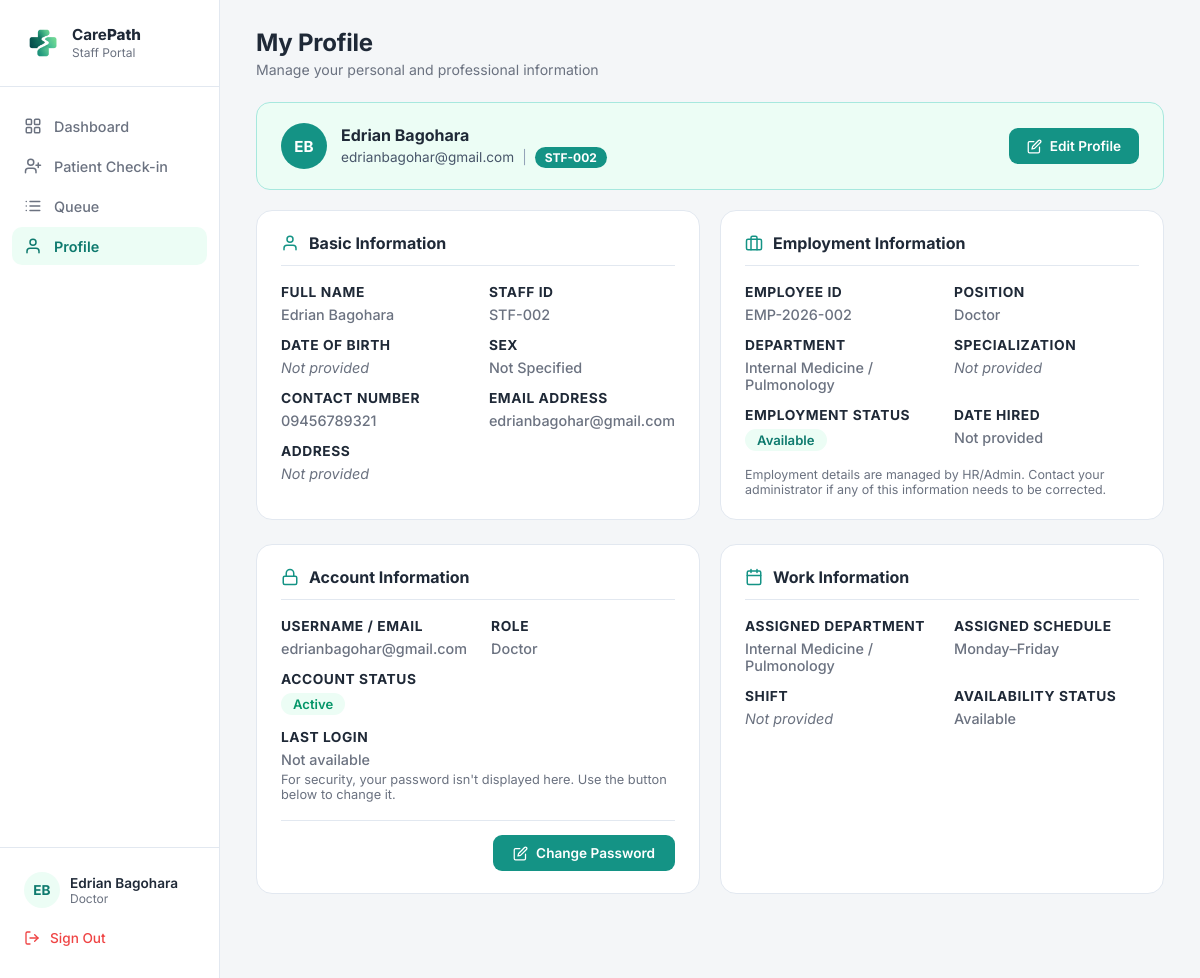
Screenshot of /staff/staff_profile.php (signed in) with the database file from the repository.
### tables this page shows
CREATE TABLE IF NOT EXISTS `staff` (
  `StaffID` int NOT NULL AUTO_INCREMENT,
  `UserID` int NOT NULL,
  `DepartmentID` int NOT NULL,
  `StaffRole` varchar(50) NOT NULL,
  `Suffix` varchar(20) DEFAULT NULL,
  `Specialization` varchar(100) DEFAULT NULL,
  `AvailabilityStatus` varchar(50) NOT NULL DEFAULT 'Available',
  `DateHired` date DEFAULT NULL,
  `ScheduleStart` time DEFAULT NULL,
  `ScheduleEnd` time DEFAULT NULL,
  `AssignedDays` varchar(100) DEFAULT NULL,
  `AssignedResponsibilities` text,
  `CreatedAt` datetime NOT NULL DEFAULT CURRENT_TIMESTAMP,
  `UpdatedAt` datetime NOT NULL DEFAULT CURRENT_TIMESTAMP ON UPDATE CURRENT_TIMESTAMP,
  PRIMARY KEY (`StaffID`),
  KEY `FK_Staff_Users` (`UserID`),
  KEY `FK_Staff_Departments` (`DepartmentID`)
);

CREATE TABLE IF NOT EXISTS `users` (
  `UserID` int NOT NULL AUTO_INCREMENT,
  `RoleID` int NOT NULL,
  `FirstName` varchar(100) NOT NULL,
  `MiddleName` varchar(100) DEFAULT NULL,
  `LastName` varchar(100) NOT NULL,
  `Email` varchar(191) NOT NULL,
  `Password` varchar(255) NOT NULL,
  `Sex` varchar(13) NOT NULL,
  `DateOfBirth` date DEFAULT NULL,
  `ContactNumber` varchar(20) DEFAULT NULL,
  `Address` text,
  `Status` varchar(50) NOT NULL DEFAULT 'Active',
  `CreatedAt` datetime NOT NULL DEFAULT CURRENT_TIMESTAMP,
  `FailedAttempts` int DEFAULT '0',
  `LockUntil` datetime DEFAULT NULL,
  `ResetToken` varchar(255) DEFAULT NULL,
  `TokenExpiry` datetime DEFAULT NULL,
  `ProfilePhoto` varchar(255) DEFAULT NULL,
  `LastLogin` datetime DEFAULT NULL,
  `ReminderPreference` varchar(20) DEFAULT 'email',
  `ReceiveReminders` tinyint(1) DEFAULT '1',
  PRIMARY KEY (`UserID`),
  UNIQUE KEY `Email` (`Email`),
  KEY `FK_Users_Roles` (`RoleID`)
);

CREATE TABLE IF NOT EXISTS `departments` (
  `DepartmentID` int NOT NULL AUTO_INCREMENT,
  `DepartmentName` varchar(100) NOT NULL,
  PRIMARY KEY (`DepartmentID`),
  UNIQUE KEY `DepartmentName` (`DepartmentName`)
);

### staff/staff_profile.php (the view, shortened to what this page needs)
<?php
require_once __DIR__ . '/../includes/db.php';
$userId = (int) $_SESSION['UserID'];
$staffStmt = mysqli_prepare(
    $conn,
    "SELECT s.StaffID, s.DepartmentID, s.StaffRole, s.Specialization,
            s.ScheduleStart, s.ScheduleEnd, s.AvailabilityStatus,
            d.DepartmentName,
            u.UserID, u.FirstName, u.MiddleName, u.LastName, u.Email,
            u.Sex, u.DateOfBirth, u.ContactNumber, u.Address,
            u.ProfilePhoto, u.LastLogin, u.Status AS AccountStatus
     FROM staff s
     INNER JOIN users u ON s.UserID = u.UserID
     INNER JOIN departments d ON s.DepartmentID = d.DepartmentID
     WHERE s.UserID = ?
     LIMIT 1"
);
mysqli_stmt_bind_param($staffStmt, 'i', $userId);
mysqli_stmt_execute($staffStmt);
$staffResult = mysqli_stmt_get_result($staffStmt);
$staff = mysqli_fetch_assoc($staffResult);
$initials = strtoupper(substr($staff['FirstName'], 0, 1) . substr($staff['LastName'], 0, 1));
$displayName = trim($staff['FirstName'] . ' ' . $staff['LastName']);
$staffIdFormatted = 'STF-' . str_pad($staff['StaffID'], 3, '0', STR_PAD_LEFT);
$employeeIdFormatted = 'EMP-' . date('Y') . '-' . str_pad($staff['StaffID'], 3, '0', STR_PAD_LEFT);
$dobDisplay = !empty($staff['DateOfBirth'])
    ? (new DateTime($staff['DateOfBirth']))->format('F j, Y')
    : '';
$dateHiredDisplay = 'Not provided';
$lastLoginDisplay = !empty($staff['LastLogin'])
    ? (new DateTime($staff['LastLogin']))->format('F j, Y, g:i A')
    : 'Not available';
$employmentStatus = !empty($staff['AvailabilityStatus']) ? $staff['AvailabilityStatus'] : 'Active';
$accountStatus = !empty($staff['AccountStatus']) ? $staff['AccountStatus'] : 'Active';
function field($value, $fallback = 'Not provided') {
    $value = trim((string) $value);
    if ($value !== '') {
        return htmlspecialchars($value);
    }
    return '<span class="pinfo-empty">' . htmlspecialchars($fallback) . '</span>';
}
$personalEditOpen = false;
$accountEditOpen = false;
$scheduleStart = $staff['ScheduleStart'] ? date('h:i A', strtotime($staff['ScheduleStart'])) : '';
$scheduleEnd = $staff['ScheduleEnd'] ? date('h:i A', strtotime($staff['ScheduleEnd'])) : '';
$scheduleDisplay = ($staff['ScheduleStart'] && $staff['ScheduleEnd'])
    ? $scheduleStart . ' – ' . $scheduleEnd
    : '';
?>
<!DOCTYPE html>
<html lang="en">
<head>
<link rel="stylesheet" href="../assets/css/staff/staff_dashboard.css">
</head>
<body>
<div class="app">
  <aside class="sidebar">
    <div class="sidebar-brand">
      <div class="brand-icon">
        <img src="../assets/images/carepath-icon.png" alt="CarePath">
      </div>
      <div class="brand-text">
        <div class="brand-title">Care<strong>Path</strong></div>
        <div class="brand-sub">Staff Portal</div>
      </div>
    </div>
    <ul class="nav-list">
      <li class="nav-item">
        <a href="staff_dashboard.php" style="text-decoration:none;color:inherit;display:flex;align-items:center;gap:12px;">
          Dashboard
        </a>
      </li>
      <li class="nav-item">
        <a href="checkin_patient.php" style="text-decoration:none;color:inherit;display:flex;align-items:center;gap:12px;">
          <svg viewBox="0 0 24 24" fill="none" stroke="currentColor" stroke-width="2" stroke-linecap="round" stroke-linejoin="round"><path d="M16 21v-2a4 4 0 0 0-4-4H6a4 4 0 0 0-4 4v2"/><circle cx="9" cy="7" r="4"/><line x1="19" y1="8" x2="19" y2="14"/><line x1="16" y1="11" x2="22" y2="11"/></svg>
          Patient Check-in
        </a>
      </li>
      <li class="nav-item">
        <a href="queue.php" style="text-decoration:none;color:inherit;display:flex;align-items:center;gap:12px;">
          <svg viewBox="0 0 24 24" fill="none" stroke="currentColor" stroke-width="2" stroke-linecap="round" stroke-linejoin="round"><path d="M8 6h13M8 12h13M8 18h13M3 6h.01M3 12h.01M3 18h.01"/></svg>
          Queue
        </a>
      </li>
      <li class="nav-item active">
        <a href="staff_profile.php" style="text-decoration:none;color:inherit;display:flex;align-items:center;gap:12px;">
          <svg viewBox="0 0 24 24" fill="none" stroke="currentColor" stroke-width="2" stroke-linecap="round" stroke-linejoin="round"><path d="M20 21v-2a4 4 0 0 0-4-4H8a4 4 0 0 0-4 4v2"/><circle cx="12" cy="7" r="4"/></svg>
          Profile
        </a>
      </li>
    </ul>
    <div class="sidebar-footer">
      <div class="sidebar-user">
        <?php if (!empty($staff['ProfilePhoto'])): ?>
        <div class="user-avatar"><img src="../<?php echo htmlspecialchars($staff['ProfilePhoto']); ?>" alt="Photo" style="width:36px;height:36px;border-radius:50%;object-fit:cover;"></div>
        <?php else: ?>
        <div class="user-avatar"><?php echo htmlspecialchars($initials); ?></div>
        <?php endif; ?>
        <div>
          <div class="user-name"><?php echo htmlspecialchars($displayName); ?></div>
          <div class="user-role"><?php echo htmlspecialchars($staff['StaffRole']); ?></div>
        </div>
      </div>
      <a class="sign-out" href="../auth/logout.php" onclick="return confirm('Are you sure you want to sign out?');">
        <svg viewBox="0 0 24 24" fill="none" stroke="currentColor" stroke-width="2" stroke-linecap="round" stroke-linejoin="round"><path d="M9 21H5a2 2 0 0 1-2-2V5a2 2 0 0 1 2-2h4"/><polyline points="16 17 21 12 16 7"/><line x1="21" y1="12" x2="9" y2="12"/></svg>
        Sign Out
      </a>
    </div>
  </aside>
  <main class="main">
    <div class="page-header">
      <h1>My Profile</h1>
      <p>Manage your personal and professional information</p>
    </div>
    <div class="profile-banner">
      <div class="profile-banner-info">
        <div class="avatar-upload-wrapper" id="avatarArea">
          <?php if (!empty($staff['ProfilePhoto'])): ?>
          <img class="profile-avatar profile-avatar-photo" id="avatarImg" src="../<?php echo htmlspecialchars($staff['ProfilePhoto']); ?>" alt="Photo">
          <?php else: ?>
          <div class="profile-avatar" id="avatarImg"><?php echo htmlspecialchars($initials); ?></div>
          <?php endif; ?>
        </div>
        <div>
          <div class="profile-banner-name"><?php echo htmlspecialchars($displayName); ?></div>
          <div class="profile-banner-meta">
            <?php echo htmlspecialchars($staff['Email']); ?>
            <span class="sep">|</span>
            <span class="id-pill"><?php echo htmlspecialchars($staffIdFormatted); ?></span>
          </div>
        </div>
      </div>
      <button class="btn-edit-profile" type="button" onclick="togglePersonalEdit(true)">
        <svg viewBox="0 0 24 24" fill="none" stroke="currentColor" stroke-width="2" stroke-linecap="round" stroke-linejoin="round"><path d="M11 4H4a2 2 0 0 0-2 2v14a2 2 0 0 0 2 2h14a2 2 0 0 0 2-2v-7"/><path d="M18.5 2.5a2.12 2.12 0 0 1 3 3L12 15l-4 1 1-4z"/></svg>
        Edit Profile
      </button>
    </div>
    <div class="profile-columns" id="profile-readonly" style="display:<?php echo $personalEditOpen ? 'none' : 'grid'; ?>;">
      <div class="profile-card">
        <div class="pcard-title">
          <svg viewBox="0 0 24 24" fill="none" stroke="currentColor" stroke-width="2" stroke-linecap="round" stroke-linejoin="round"><path d="M20 21v-2a4 4 0 0 0-4-4H8a4 4 0 0 0-4 4v2"/><circle cx="12" cy="7" r="4"/></svg>
          Basic Information
        </div>
        <div class="pinfo-grid">
          <div class="pinfo-item">
            <div class="pinfo-label">Full Name</div>
            <div class="pinfo-value"><?php echo field($displayName); ?></div>
          </div>
          <div class="pinfo-item">
            <div class="pinfo-label">Staff ID</div>
            <div class="pinfo-value"><?php echo htmlspecialchars($staffIdFormatted); ?></div>
          </div>
          <div class="pinfo-item">
            <div class="pinfo-label">Date of Birth</div>
            <div class="pinfo-value"><?php echo field($dobDisplay); ?></div>
          </div>
          <div class="pinfo-item">
            <div class="pinfo-label">Sex</div>
            <div class="pinfo-value"><?php echo field($staff['Sex']); ?></div>
          </div>
          <div class="pinfo-item">
            <div class="pinfo-label">Contact Number</div>
            <div class="pinfo-value"><?php echo field($staff['ContactNumber']); ?></div>
          </div>
          <div class="pinfo-item">
            <div class="pinfo-label">Email Address</div>
            <div class="pinfo-value"><?php echo field($staff['Email']); ?></div>
          </div>
          <div class="pinfo-item full-width">
            <div class="pinfo-label">Address</div>
            <div class="pinfo-value"><?php echo field($staff['Address']); ?></div>
          </div>
        </div>
      </div>
      <div class="profile-card">
        <div class="pcard-title">
          <svg viewBox="0 0 24 24" fill="none" stroke="currentColor" stroke-width="2" stroke-linecap="round" stroke-linejoin="round"><rect x="2" y="7" width="20" height="14" rx="2" ry="2"/><path d="M16 21V5a2 2 0 0 0-2-2h-4a2 2 0 0 0-2 2v16"/></svg>
          Employment Information
        </div>
        <div class="pinfo-grid">
          <div class="pinfo-item">
            <div class="pinfo-label">Employee ID</div>
            <div class="pinfo-value"><?php echo htmlspecialchars($employeeIdFormatted); ?></div>
          </div>
          <div class="pinfo-item">
            <div class="pinfo-label">Position</div>
            <div class="pinfo-value"><?php echo htmlspecialchars($staff['StaffRole']); ?></div>
          </div>
          <div class="pinfo-item">
            <div class="pinfo-label">Department</div>
            <div class="pinfo-value"><?php echo htmlspecialchars($staff['DepartmentName']); ?></div>
          </div>
          <div class="pinfo-item">
            <div class="pinfo-label">Specialization</div>
            <div class="pinfo-value"><?php echo field($staff['Specialization']); ?></div>
          </div>
          <div class="pinfo-item">
            <div class="pinfo-label">Employment Status</div>
            <div class="pinfo-value">
              <?php if (strcasecmp($employmentStatus, 'Active') === 0): ?>
              <span class="chip green"><?php echo htmlspecialchars($employmentStatus); ?></span>
              <?php else: ?>
              <span class="chip"><?php echo htmlspecialchars($employmentStatus); ?></span>
              <?php endif; ?>
            </div>
          </div>
          <div class="pinfo-item">
            <div class="pinfo-label">Date Hired</div>
            <div class="pinfo-value"><?php echo field($dateHiredDisplay); ?></div>
          </div>
        </div>
        <p style="margin-top:auto;padding-top:16px;font-size:0.78rem;color:var(--color-ink-soft);">
          Employment details are managed by HR/Admin. Contact your administrator if any of this information needs to be corrected.
        </p>
      </div>
    </div>
    <div class="profile-columns">
      <div>
        <div class="profile-card" id="account-readonly" style="display:<?php echo $accountEditOpen ? 'none' : 'block'; ?>;">
          <div class="pcard-title">
            <svg viewBox="0 0 24 24" fill="none" stroke="currentColor" stroke-width="2" stroke-linecap="round" stroke-linejoin="round"><rect x="3" y="11" width="18" height="11" rx="2" ry="2"/><path d="M7 11V7a5 5 0 0 1 10 0v4"/></svg>
            Account Information
          </div>
          <div class="pinfo-grid">
            <div class="pinfo-item">
              <div class="pinfo-label">Username / Email</div>
              <div class="pinfo-value"><?php echo htmlspecialchars($staff['Email']); ?></div>
            </div>
            <div class="pinfo-item">
              <div class="pinfo-label">Role</div>
              <div class="pinfo-value"><?php echo htmlspecialchars($staff['StaffRole']); ?></div>
            </div>
            <div class="pinfo-item full-width">
              <div class="pinfo-label">Account Status</div>
              <div class="pinfo-value">
                <?php if (strcasecmp($accountStatus, 'Active') === 0): ?>
                <span class="chip green"><?php echo htmlspecialchars($accountStatus); ?></span>
                <?php else: ?>
                <span class="chip red"><?php echo htmlspecialchars($accountStatus); ?></span>
                <?php endif; ?>
              </div>
            </div>
            <div class="pinfo-item full-width">
              <div class="pinfo-label">Last Login</div>
              <div class="pinfo-value"><?php echo htmlspecialchars($lastLoginDisplay); ?></div>
            </div>
          </div>
          <p class="pinfo-hint">For security, your password isn't displayed here. Use the button below to change it.</p>
          <div class="action-bar">
            <button class="btn-edit" type="button" onclick="toggleAccountEdit(true)" style="background:var(--color-primary);color:#fff;border:none;padding:10px 20px;border-radius:9px;font-family:var(--font-family);font-size:0.85rem;font-weight:600;cursor:pointer;display:inline-flex;align-items:center;gap:8px;">
              <svg viewBox="0 0 24 24" width="15" height="15" fill="none" stroke="currentColor" stroke-width="2" stroke-linecap="round" stroke-linejoin="round"><path d="M11 4H4a2 2 0 0 0-2 2v14a2 2 0 0 0 2 2h14a2 2 0 0 0 2-2v-7"/><path d="M18.5 2.5a2.12 2.12 0 0 1 3 3L12 15l-4 1 1-4z"/></svg>
              Change Password
            </button>
          </div>
        </div>
      </div>
      <div class="profile-card">
        <div class="pcard-title">
          <svg viewBox="0 0 24 24" fill="none" stroke="currentColor" stroke-width="2" stroke-linecap="round" stroke-linejoin="round"><rect x="3" y="4" width="18" height="18" rx="2"/><path d="M16 2v4M8 2v4M3 10h18"/></svg>
          Work Information
        </div>
        <div class="pinfo-grid">
          <div class="pinfo-item">
            <div class="pinfo-label">Assigned Department</div>
            <div class="pinfo-value"><?php echo htmlspecialchars($staff['DepartmentName']); ?></div>
          </div>
          <div class="pinfo-item">
            <div class="pinfo-label">Assigned Schedule</div>
            <div class="pinfo-value">Monday–Friday</div>
          </div>
          <div class="pinfo-item">
            <div class="pinfo-label">Shift</div>
            <div class="pinfo-value"><?php echo field($scheduleDisplay); ?></div>
          </div>
          <div class="pinfo-item">
            <div class="pinfo-label">Availability Status</div>
            <div class="pinfo-value"><?php echo field($staff['AvailabilityStatus']); ?></div>
          </div>
        </div>
      </div>
    </div>
  </main>
</div>
</body>
</html>

### rows the page displays
staff: UserID.LastName "EB", UserID.LastName "Edrian Bagohara", StaffRole "Doctor", UserID.Email "edrianbagohar@gmail.com", StaffID "STF-002", UserID.Sex "Not Specified", UserID.ContactNumber "09456789321", StaffID "EMP-2026-002", DepartmentID.DepartmentName "Internal Medicine / Pulmonology", AvailabilityStatus "Available", UserID.Status "Active", UserID.LastLogin "Not available"

### other values shown
$fallback "Not provided Not provided Not provided Not provided"
field($dateHiredDisplay) "Not provided"
